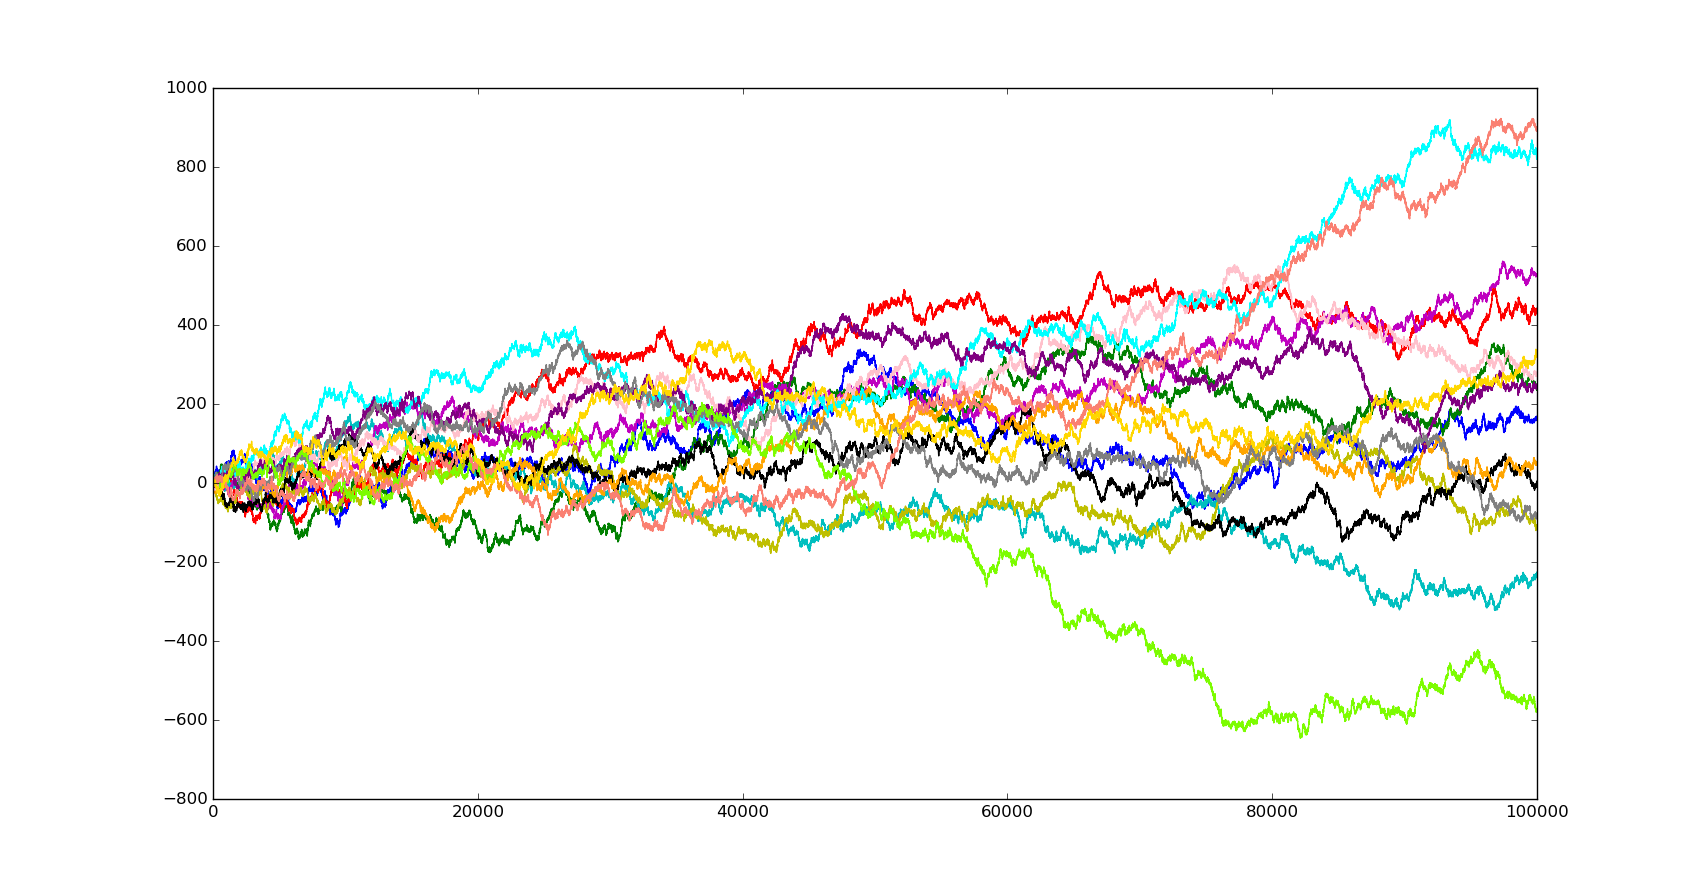

This figure's Python source:
import random
import matplotlib.pyplot as plt
plt.style.use('classic')


list=[1,-1]
c=['b','g','r','c','m','y','k','orange','pink','cyan','purple','gray','lawngreen','salmon','gold']
n=10**5

for j in range(15):
    position=0
    X=[]
    Y=[]
    for i in range(n):
        x=random.choice(list)
        position+=x
        X.append(i)
        Y.append(position)
    plt.plot(X,Y,color=c[j])
plt.show()
